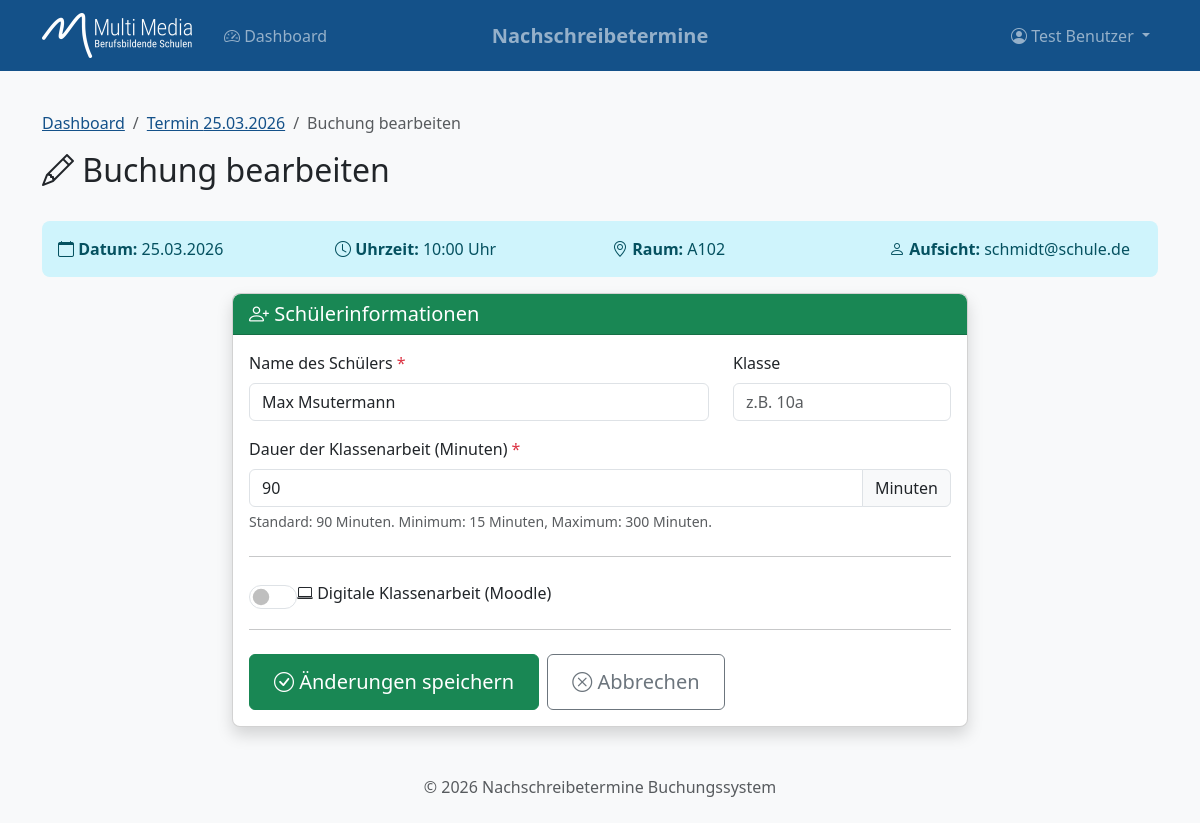
The page /termine/buchung/1/bearbeiten (signed in) on the database its author committed.
### models.py (models this page shows, shortened)
class User(UserMixin, db.Model):
    __tablename__ = 'users'
    id = db.Column(db.Integer, primary_key=True)
    email = db.Column(db.String(120), unique=True, nullable=False)
    name = db.Column(db.String(100), nullable=False)
    azure_id = db.Column(db.String(100), unique=True, nullable=True)
    password_hash = db.Column(db.String(256), nullable=True)  # Für Debug-Benutzer
    is_test_user = db.Column(db.Boolean, default=False)
    is_lehrer = db.Column(db.Boolean, default=True)
    created_at = db.Column(db.DateTime, default=datetime.utcnow)
    buchungen = db.relationship('Buchung', backref='erstellt_von', lazy='dynamic',
                                foreign_keys='Buchung.lehrer_id')

class Termin(db.Model):
    __tablename__ = 'termine'
    id = db.Column(db.Integer, primary_key=True)
    datum = db.Column(db.Date, nullable=False)
    uhrzeit = db.Column(db.Time, nullable=False)
    aufsicht_email = db.Column(db.String(120), nullable=False)
    raum = db.Column(db.String(50), nullable=True)
    created_at = db.Column(db.DateTime, default=datetime.utcnow)
    buchungen = db.relationship('Buchung', backref='termin', lazy='dynamic')
    @property
    def datetime(self):
        return datetime.combine(self.datum, self.uhrzeit)
    @property
    def ist_vergangen(self):
        return self.datetime < datetime.now()

class Buchung(db.Model):
    __tablename__ = 'buchungen'
    id = db.Column(db.Integer, primary_key=True)
    termin_id = db.Column(db.Integer, db.ForeignKey('termine.id'), nullable=False)
    lehrer_id = db.Column(db.Integer, db.ForeignKey('users.id'), nullable=False)
    schueler_name = db.Column(db.String(100), nullable=False)
    klasse = db.Column(db.String(20), nullable=True)
    dauer_minuten = db.Column(db.Integer, nullable=False, default=90)
    ist_digital = db.Column(db.Boolean, default=False)
    moodle_url = db.Column(db.String(500), nullable=True)
    moodle_passwort = db.Column(db.String(100), nullable=True)
    ist_anwesend = db.Column(db.Boolean, default=False)
    anwesenheit_bestaetigt_um = db.Column(db.DateTime, nullable=True)
    created_at = db.Column(db.DateTime, default=datetime.utcnow)
    updated_at = db.Column(db.DateTime, default=datetime.utcnow, onupdate=datetime.utcnow)

### routes.py (the view, shortened to what this page needs)
@termine_bp.route('/buchung/<int:buchung_id>/bearbeiten', methods=['GET', 'POST'])
@login_required
@lehrer_required
def buchung_bearbeiten(buchung_id):
    buchung = Buchung.query.get_or_404(buchung_id)
    if buchung.lehrer_id != current_user.id:
        flash('Sie können nur eigene Buchungen bearbeiten.', 'danger')
        return redirect(url_for('main.dashboard'))
    if buchung.termin.ist_vergangen:
        flash('Buchungen für vergangene Termine können nicht bearbeitet werden.', 'warning')
        return redirect(url_for('main.dashboard'))
    form = BuchungForm(obj=buchung)
    return render_template('termine/buchen.html', form=form, termin=buchung.termin, buchung=buchung, edit_mode=True)

### routes.py (shortened to what this page needs)
class BuchungForm(FlaskForm):
    schueler_name = StringField('Name des Schülers', validators=[DataRequired(), Length(max=100)])
    klasse = StringField('Klasse', validators=[Optional(), Length(max=20)])
    dauer_minuten = IntegerField('Dauer (Minuten)', validators=[DataRequired(), NumberRange(min=15, max=300)], default=90)
    ist_digital = BooleanField('Digitale Klassenarbeit (Moodle)')
    moodle_url = URLField('Moodle-Kurs URL', validators=[Optional(), URL()])
    moodle_passwort = StringField('Moodle Passwort', validators=[Optional(), Length(max=100)])

### auth.py (called while the page is built)
@login_manager.user_loader
def load_user(user_id):
    return User.query.get(int(user_id))

def lehrer_required(f):
    @wraps(f)
    def decorated_function(*args, **kwargs):
        if not current_user.is_authenticated:
            return redirect(url_for('auth.login'))
        if current_user.is_test_user:
            return f(*args, **kwargs)
        if not current_user.is_lehrer:
            return redirect(url_for('main.unauthorized'))
        return f(*args, **kwargs)
    return decorated_function

### templates/termine/buchen.html (shortened to what this page needs)
{% extends "base.html" %}
{% block content %}
<div class="row mb-4">
    <div class="col">
        <nav aria-label="breadcrumb">
            <ol class="breadcrumb">
                <li class="breadcrumb-item"><a href="{{ url_for('main.dashboard') }}">Dashboard</a></li>
                <li class="breadcrumb-item"><a href="{{ url_for('termine.detail', termin_id=termin.id) }}">Termin {{ termin.datum.strftime('%d.%m.%Y') }}</a></li>
                <li class="breadcrumb-item active">{% if edit_mode %}Buchung bearbeiten{% else %}Schüler eintragen{% endif %}</li>
            </ol>
        </nav>
        <h2>
            {% if edit_mode %}
            <i class="bi bi-pencil"></i> Buchung bearbeiten
            {% else %}
            <i class="bi bi-person-plus"></i> Schüler für Nachschreibetermin eintragen
            {% endif %}
        </h2>
    </div>
</div>
<div class="alert alert-info">
    <div class="row">
        <div class="col-md-3">
            <strong><i class="bi bi-calendar"></i> Datum:</strong> {{ termin.datum.strftime('%d.%m.%Y') }}
        </div>
        <div class="col-md-3">
            <strong><i class="bi bi-clock"></i> Uhrzeit:</strong> {{ termin.uhrzeit.strftime('%H:%M') }} Uhr
        </div>
        <div class="col-md-3">
            <strong><i class="bi bi-geo-alt"></i> Raum:</strong> {{ termin.raum or 'N/A' }}
        </div>
        <div class="col-md-3">
            <strong><i class="bi bi-person"></i> Aufsicht:</strong> {{ termin.aufsicht_email }}
        </div>
    </div>
</div>
<div class="row justify-content-center">
    <div class="col-md-8">
        <div class="card shadow">
            <div class="card-header bg-success text-white">
                <h5 class="mb-0">
                    <i class="bi bi-person-plus"></i> Schülerinformationen
                </h5>
            </div>
            <div class="card-body">
                <form method="POST" action="{% if edit_mode %}{{ url_for('termine.buchung_bearbeiten', buchung_id=buchung.id) }}{% else %}{{ url_for('termine.buchen', termin_id=termin.id) }}{% endif %}" id="buchungForm">
                    <div class="row">
                        <div class="col-md-8 mb-3">
                            <label for="schueler_name" class="form-label">
                                Name des Schülers <span class="text-danger">*</span>
                            </label>
                            {{ form.schueler_name(class="form-control", placeholder="Vor- und Nachname") }}
                        </div>
                        <div class="col-md-4 mb-3">
                            <label for="klasse" class="form-label">Klasse</label>
                            {{ form.klasse(class="form-control", placeholder="z.B. 10a") }}
                        </div>
                    </div>
                    <div class="mb-3">
                        <label for="dauer_minuten" class="form-label">
                            Dauer der Klassenarbeit (Minuten) <span class="text-danger">*</span>
                        </label>
                        <div class="input-group">
                            {{ form.dauer_minuten(class="form-control", min="15", max="300") }}
                            <span class="input-group-text">Minuten</span>
                        </div>
                        <div class="form-text">Standard: 90 Minuten. Minimum: 15 Minuten, Maximum: 300 Minuten.</div>
                    </div>
                    <hr class="my-4">
                    <div class="mb-3">
                        <div class="form-check form-switch">
                            {{ form.ist_digital(class="form-check-input", id="ist_digital") }}
                            <label class="form-check-label" for="ist_digital">
                                <i class="bi bi-laptop"></i> Digitale Klassenarbeit (Moodle)
                            </label>
                        </div>
                    </div>
                    <hr class="my-4">
                    <div class="d-flex gap-2">
                        <button type="submit" class="btn btn-success btn-lg">
                            {% if edit_mode %}
                            <i class="bi bi-check-circle"></i> Änderungen speichern
                            {% else %}
                            <i class="bi bi-check-circle"></i> Schüler eintragen
                            {% endif %}
                        </button>
                        <a href="{% if edit_mode %}{{ url_for('main.dashboard') }}{% else %}{{ url_for('termine.detail', termin_id=termin.id) }}{% endif %}" class="btn btn-outline-secondary btn-lg">
                            <i class="bi bi-x-circle"></i> Abbrechen
                        </a>
                    </div>
                </form>
            </div>
        </div>
    </div>
</div>
{% endblock %}

### templates/base.html (shortened to what this page needs)
<!DOCTYPE html>
<html lang="de">
<head>
    <link href="https://cdn.jsdelivr.net/npm/bootstrap@5.3.2/dist/css/bootstrap.min.css" rel="stylesheet">
    <link rel="stylesheet" href="https://cdn.jsdelivr.net/npm/bootstrap-icons@1.11.1/font/bootstrap-icons.css">
    <link rel="stylesheet" href="{{ url_for('static', filename='css/style.css') }}">
</head>
<body>
    <nav class="navbar navbar-expand-lg navbar-dark bg-primary">
        <div class="container">
            <a class="navbar-brand d-flex align-items-center" href="{{ url_for('main.index') }}">
                <img src="{{ url_for('static', filename='img/logo_weiss.png') }}" alt="Logo" height="45" class="me-2">
            </a>
            <span class="navbar-text position-absolute start-50 translate-middle-x fw-bold fs-5">Nachschreibetermine</span>
            <div class="collapse navbar-collapse" id="navbarNav">
                {% if current_user.is_authenticated %}
                <ul class="navbar-nav me-auto">
                    <li class="nav-item">
                        <a class="nav-link" href="{{ url_for('main.dashboard') }}">
                            <i class="bi bi-speedometer2"></i> Dashboard
                        </a>
                    </li>
                </ul>
                <ul class="navbar-nav">
                    <li class="nav-item dropdown">
                        <a class="nav-link dropdown-toggle" href="#" id="navbarDropdown" role="button"
                           data-bs-toggle="dropdown" aria-expanded="false">
                            <i class="bi bi-person-circle"></i> {{ current_user.name }}
                        </a>
                    </li>
                </ul>
                {% endif %}
            </div>
        </div>
    </nav>
    <main class="container py-4">
        {% block content %}{% endblock %}
    </main>
    <footer class="bg-light py-4 mt-auto">
        <div class="container text-center text-muted">
            <p class="mb-0">&copy; {{ now().year if now is defined else '2026' }} Nachschreibetermine Buchungssystem</p>
        </div>
    </footer>
</body>
</html>

### static/css/style.css (style rules this page uses)
:root { --bs-primary: #145189; --bs-primary-rgb: 20, 81, 137; --bs-secondary: #13548C; --bs-secondary-rgb: 19, 84, 140; --bs-accent: #F9542F; --bs-accent-rgb: 249, 84, 47; --bs-link-color: #145189; --bs-link-hover-color: #0e3a61; }
body { min-height: 100vh; display: flex; flex-direction: column; background-color: #f8f9fa; }
main { flex: 1; }
a { color: var(--bs-primary); }
.navbar { background-color: var(--bs-primary) !important; }
.navbar-brand { font-weight: 600; }
.bg-primary { background-color: var(--bs-primary) !important; }
.card { border-radius: 0.5rem; box-shadow: 0 0.125rem 0.25rem rgba(0, 0, 0, 0.075); }
.card-header { border-radius: 0.5rem 0.5rem 0 0 !important; }
.form-switch .form-check-input { width: 3em; height: 1.5em; }
.btn { border-radius: 0.375rem; }
.btn-lg { padding: 0.75rem 1.5rem; }
.alert { border-radius: 0.5rem; border: none; }
footer { margin-top: auto; }
.alert { animation: slideIn 0.3s ease-out; }

### rows shown on the page
User: name "Test Benutzer"
Termin: datum "25.03.2026", uhrzeit "10:00", raum "A102", aufsicht_email "schmidt@schule.de"
Buchung: schueler_name "Max Msutermann", dauer_minuten "90"
